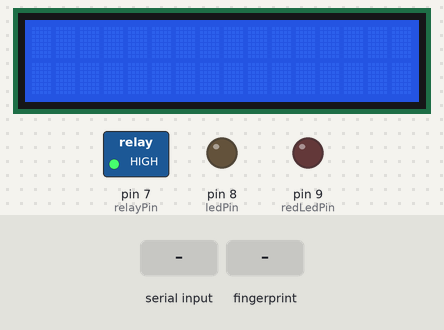
The sketch below on a simulated Arduino Uno, built with avr-gcc and run on an emulated ATmega328P. Parts: 16×2 character LCD, switched loads named in the sketch (green lamp = pin HIGH), output pins drawn as LEDs (lit = HIGH). The test bench sets the inputs (shaded band). What the sketch prints to the serial monitor is not drawn.

Above: at 2.3 s.
2.4 s: "1\n" received over Serial
At 5.7 s:
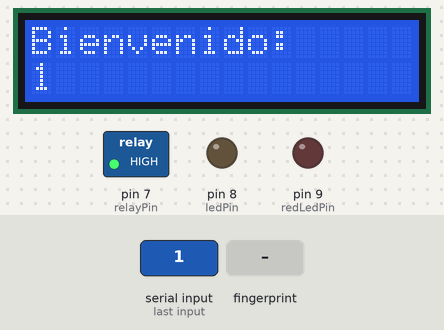
9.4 s: "ON\n" received over Serial
At 12.1 s:
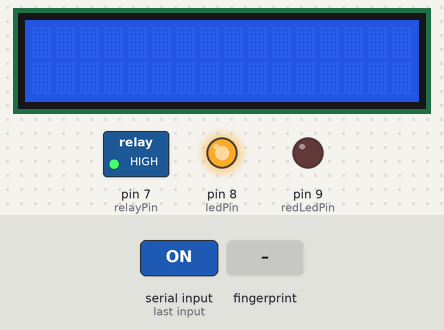
13.8 s: "ABRIR\n" received over Serial
At 16.7 s:
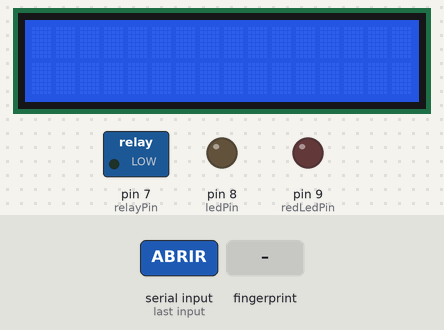
19.8 s: finger stored as number 1 placed on the sensor
Timing chart, 0 to 25.2 s (numbered marks = the images above; inputs shaded):
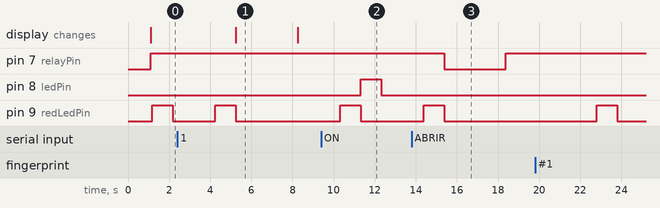

Measured:
- after the input at 2.4 s, pin 9 (redLedPin): goes on until 5.2 s, then stays LOW; the display: changes after 2.9 s (image 1)
- after the input at 9.4 s, pin 8 (ledPin): LOW → HIGH after 1.9 s, → LOW 1.0 s later; pin 9 (redLedPin): goes on until 11.3 s, then stays LOW
- after the input at 13.8 s, pin 7 (relayPin): HIGH → LOW after 1.6 s, → HIGH 3.0 s later; pin 9 (redLedPin): goes on until 15.4 s, then stays LOW
- what the display in image 1 shows lasts 3.0 s, from 5.3 s to 8.3 s

The sketch:

fail.ino
```cpp
#include <Adafruit_Fingerprint.h>
#include <Wire.h>
#include <LCD.h>
#include <LiquidCrystal_I2C.h>
#include <SoftwareSerial.h>

SoftwareSerial SERIE(2, 3);
Adafruit_Fingerprint DEDO = Adafruit_Fingerprint(&SERIE);
LiquidCrystal_I2C lcd(0x27, 2, 1, 0, 4, 5, 6, 7); // DIR, E, RW, RS, D4, D5, D6, D7

const int relayPin = 7; // Pin GPIO al que está conectado el relé
const int ledPin = 8; // Pin del LED verde
const int redLedPin = 9; // Pin del LED rojo

void setup() {
  Serial.begin(9600);

  // Inicializar el sensor de huellas dactilares
  DEDO.begin(57600);
  if (DEDO.verifyPassword()) {
    Serial.println("Sensor de huella encontrado.");
  } else {
    Serial.println("No se encontró un sensor de huella.");
    while (1) {
      delay(1);
    }
  }
  DEDO.getTemplateCount();
  Serial.print("El sensor contiene ");
  Serial.print(DEDO.templateCount);
  Serial.println(" plantilla/as");
  Serial.println("Esperando el ingreso de una huella válida...");

  // Inicializar la pantalla LCD
  lcd.setBacklightPin(3, POSITIVE); // Puerto P3 de PCF8574 como positivo
  lcd.setBacklight(HIGH);           // Habilita iluminación posterior de LCD
  lcd.begin(16, 2);                 // 16 columnas por 2 líneas para LCD 1602A
  lcd.clear();                      // Limpia la pantalla

  // Configurar el pin del relé como salida y apagarlo inicialmente
  pinMode(relayPin, OUTPUT);
  digitalWrite(relayPin, HIGH);

  // Configurar el pin del LED verde como salida
  pinMode(ledPin, OUTPUT);
  digitalWrite(ledPin, LOW); // Apagar LED verde inicialmente

  // Configurar el pin del LED rojo como salida
  pinMode(redLedPin, OUTPUT);
  digitalWrite(redLedPin, LOW); // Apagar LED rojo inicialmente
}

void loop() {
  // Detectar huella y enviar ID por MQTT
  int id = detectaHuella();
  if (id > 0) {
    enviarIDMQTT(id);
    //digitalWrite(redLedPin, LOW); // Apagar LED rojo si se detectó una huella válida
  } else if (id == -2) {
    digitalWrite(redLedPin, HIGH); // Encender LED rojo si el dedo no está registrado
    delay(1000); // Mantener encendido el LED rojo por 1 segundo
    digitalWrite(redLedPin, LOW); // Apagar LED rojo después del tiempo especificado
  }

  // Verificar si hay datos disponibles en el puerto serial
  if (Serial.available() > 0) {
    // Leer la línea de datos recibidos hasta encontrar un salto de línea
    String message = Serial.readStringUntil('\n');
    message.trim(); // Eliminar espacios en blanco y saltos de línea

    // Comparar el comando recibido y actuar en consecuencia
    if (message.equalsIgnoreCase("ON") || message.equalsIgnoreCase("OFF") || message.equalsIgnoreCase("ABRIR")) {
      Serial.println("Comando conocido recibido");

      // Controlar el relé con el comando "ABRIR"
      if (message.equalsIgnoreCase("ABRIR")) {
        digitalWrite(relayPin, LOW); // Encender el relé
        Serial.println("Relé encendido");
        delay(3000); // Esperar 3 segundos
        digitalWrite(relayPin, HIGH); // Apagar el relé
        Serial.println("Relé apagado");
      }

      // Controlar el LED con el comando "ON"
      if (message.equalsIgnoreCase("ON")) {
        digitalWrite(ledPin, HIGH); // Encender LED
        delay(1000); // Mantener encendido por 1 segundo
        digitalWrite(ledPin, LOW); // Apagar LED
        Serial.println("LED apagado");
      }

    } else {
      Serial.println("Datos recibidos: " + message);  // Imprime el mensaje recibido en el monitor serial

      // Limpiar la pantalla LCD
      lcd.clear();

      // Mostrar un mensaje fijo en la primera línea
      lcd.setCursor(0, 0);
      lcd.print("Bienvenido:");

      // Mostrar el mensaje recibido en la segunda línea
      lcd.setCursor(0, 1);
      lcd.print(message);

      // Esperar 3 segundos antes de limpiar la pantalla LCD
      delay(3000);
      lcd.clear();
    }
  }
  delay(2000); // Esperar 2 segundos antes de la siguiente iteración del loop
}

int detectaHuella() {
  uint8_t p = DEDO.getImage();
  if (p != FINGERPRINT_OK) return -2;
  p = DEDO.image2Tz();
  if (p != FINGERPRINT_OK) return -1;
  p = DEDO.fingerFastSearch();
  if (p != FINGERPRINT_OK) return -1;
  Serial.print("ID encontrado #");
  Serial.print(DEDO.fingerID);
  Serial.print(" con una confianza de ");
  Serial.println(DEDO.confidence);
  return DEDO.fingerID;
}

void enviarIDMQTT(int id) {
  Serial.print("MQTT:");
  Serial.println(id);
}
```
